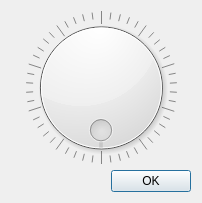
<?xml version="1.0" encoding="UTF-8"?>
<ui version="4.0">
 <class>AboutDialog</class>
 <widget class="QDialog" name="AboutDialog">
  <property name="geometry">
   <rect>
    <x>0</x>
    <y>0</y>
    <width>202</width>
    <height>203</height>
   </rect>
  </property>
  <property name="windowTitle">
   <string>Dialog</string>
  </property>
  <layout class="QVBoxLayout" name="verticalLayout">
   <item>
    <widget class="QDial" name="dial">
     <property name="wrapping">
      <bool>true</bool>
     </property>
     <property name="notchesVisible">
      <bool>true</bool>
     </property>
    </widget>
   </item>
   <item>
    <widget class="QDialogButtonBox" name="buttonBox">
     <property name="orientation">
      <enum>Qt::Horizontal</enum>
     </property>
     <property name="standardButtons">
      <set>QDialogButtonBox::Ok</set>
     </property>
     <property name="centerButtons">
      <bool>false</bool>
     </property>
    </widget>
   </item>
  </layout>
 </widget>
 <resources/>
 <connections>
  <connection>
   <sender>buttonBox</sender>
   <signal>accepted()</signal>
   <receiver>AboutDialog</receiver>
   <slot>accept()</slot>
   <hints>
    <hint type="sourcelabel">
     <x>88</x>
     <y>85</y>
    </hint>
    <hint type="destinationlabel">
     <x>97</x>
     <y>94</y>
    </hint>
   </hints>
  </connection>
  <connection>
   <sender>buttonBox</sender>
   <signal>rejected()</signal>
   <receiver>AboutDialog</receiver>
   <slot>reject()</slot>
   <hints>
    <hint type="sourcelabel">
     <x>88</x>
     <y>85</y>
    </hint>
    <hint type="destinationlabel">
     <x>97</x>
     <y>94</y>
    </hint>
   </hints>
  </connection>
 </connections>
</ui>
